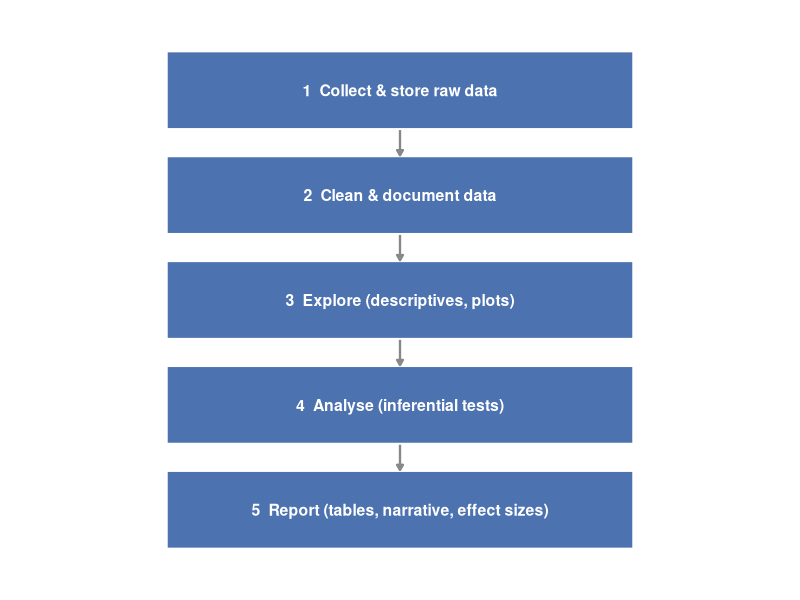

Write the R code that produced this figure.
## ---- chunk 1
#| echo: false
#| fig-cap: "A five-stage analysis workflow. Raw data enter at the top; a reproducible, well-reported manuscript exits at the bottom."
#| label: fig-workflow
#| fig-height: 4

library(ggplot2)

stages <- data.frame(
  y     = 5:1,
  label = c(
    "1  Collect & store raw data",
    "2  Clean & document data",
    "3  Explore (descriptives, plots)",
    "4  Analyse (inferential tests)",
    "5  Report (tables, narrative, effect sizes)"
  )
)

ggplot(stages, aes(x = 1, y = y, label = label)) +
  geom_tile(aes(width = 0.9, height = 0.75), fill = "#4C72B0", colour = "white", linewidth = 1) +
  geom_text(colour = "white", size = 4, fontface = "bold") +
  geom_segment(aes(x = 1, xend = 1, y = y - 0.38, yend = y - 0.62),
               arrow = arrow(length = unit(0.15, "cm"), type = "closed"),
               colour = "#888888", linewidth = 0.8,
               data = stages[1:4, ]) +
  scale_y_continuous(limits = c(0.4, 5.6)) +
  theme_void() +
  coord_cartesian(xlim = c(0.3, 1.7))
